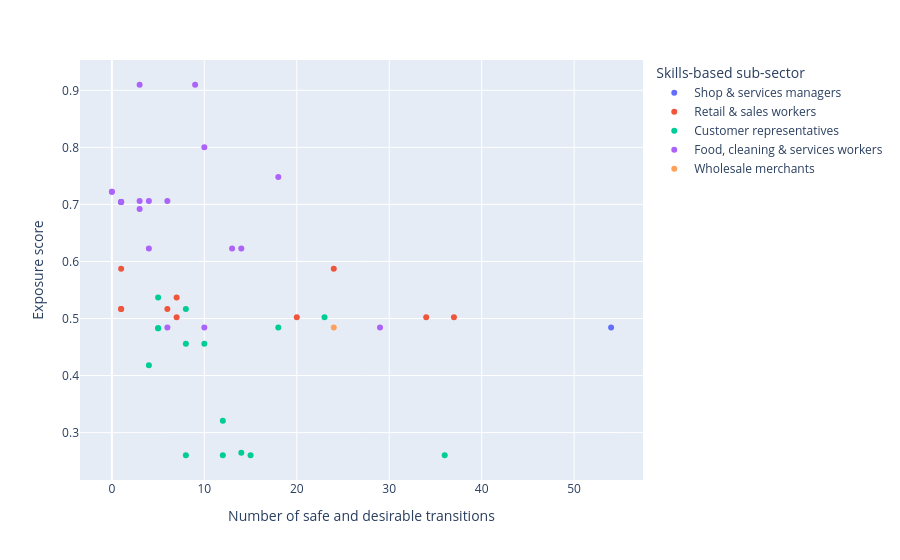

The cell this chart's notebook holds for it:
### Code cell
# Interactive plot for checking
px.scatter(df_sales,
           x='Number of safe and desirable transitions',
           y='Exposure score', color='Skills-based sub-sector', hover_data=['preferred_label'])

### Figure 1 — Plotly figure (JSON) as saved in the notebook; plotly's stock layout.template omitted (floating-point values rounded to 4 significant figures)
{"data": [{"customdata": [["tour operators manager"]], "hovertemplate": "Skills-based sub-sector=Shop & services managers<br>Number of safe and desirable transitions=%{x}<br>Exposure score=%{y}<br>preferred_label=%{customdata[0]}<extra></extra>", "legendgroup": "Shop & services managers", "marker": {"color": "#636efa", "symbol": "circle"}, "mode": "markers", "name": "Shop & services managers", "orientation": "v", "showlegend": true, "type": "scatter", "x": [54], "xaxis": "x", "y": [0.4844], "yaxis": "y"}, {"customdata": [["promotions demonstrator"], ["shop assistant"], ["cashier"], ["specialised seller"], ["ticket issuing clerk"], ["odds compiler"], ["sales assistant"], ["hawker"], ["market vendor"], ["street food vendor"], ["personal shopper"]], "hovertemplate": "Skills-based sub-sector=Retail & sales workers<br>Number of safe and desirable transitions=%{x}<br>Exposure score=%{y}<br>preferred_label=%{customdata[0]}<extra></extra>", "legendgroup": "Retail & sales workers", "marker": {"color": "#EF553B", "symbol": "circle"}, "mode": "markers", "name": "Retail & sales workers", "orientation": "v", "showlegend": true, "type": "scatter", "x": [7, 20, 1, 37, 24, 1, 34, 6, 1, 1, 7], "xaxis": "x", "y": [0.5369, 0.5024, 0.5874, 0.5024, 0.5874, 0.7042, 0.5024, 0.5167, 0.5167, 0.5167, 0.5024], "yaxis": "y"}, {"customdata": [["motor vehicles parts advisor"], ["commercial sales representative"], ["travel consultant"], ["car leasing agent"], ["rental service representative"], ["vehicle rental agent"], ["lottery cashier"], ["sales engineer"], ["casino cashier"], ["after-sales service technician"], ["medical sales representative"], ["door to door seller"], ["technical sales representative"], ["energy consultant"], ["tote operator"], ["solar energy sales consultant"]], "hovertemplate": "Skills-based sub-sector=Customer representatives<br>Number of safe and desirable transitions=%{x}<br>Exposure score=%{y}<br>preferred_label=%{customdata[0]}<extra></extra>", "legendgroup": "Customer representatives", "marker": {"color": "#00cc96", "symbol": "circle"}, "mode": "markers", "name": "Customer representatives", "orientation": "v", "showlegend": true, "type": "scatter", "x": [5, 36, 18, 23, 10, 8, 5, 12, 5, 12, 8, 8, 15, 4, 1, 14], "xaxis": "x", "y": [0.5369, 0.2603, 0.4844, 0.5024, 0.4557, 0.4557, 0.483, 0.3209, 0.483, 0.2603, 0.2603, 0.5167, 0.2603, 0.4181, 0.7042, 0.2646], "yaxis": "y"}, {"customdata": [["hotel concierge"], ["bed and breakfast operator"], ["bookmaker"], ["bingo caller"], ["steward/stewardess"], ["tour organiser"], ["night auditor"], ["ground steward/ground stewardess"], ["travel agent"], ["usher"], ["hospitality establishment receptionist"], ["mountain guide"], ["tourist animator"], ["cabin crew manager"], ["tourist information officer"], ["tour operator representative"], ["ticket sales agent"], ["amusement and recreation attendant"], ["gaming dealer"]], "hovertemplate": "Skills-based sub-sector=Food, cleaning & services workers<br>Number of safe and desirable transitions=%{x}<br>Exposure score=%{y}<br>preferred_label=%{customdata[0]}<extra></extra>", "legendgroup": "Food, cleaning & services workers", "marker": {"color": "#ab63fa", "symbol": "circle"}, "mode": "markers", "name": "Food, cleaning & services workers", "orientation": "v", "showlegend": true, "type": "scatter", "x": [18, 14, 1, 1, 9, 6, 4, 4, 29, 10, 13, 3, 0, 3, 6, 10, 3, 0, 3], "xaxis": "x", "y": [0.7479, 0.6229, 0.7042, 0.7042, 0.9098, 0.4844, 0.6229, 0.706, 0.4844, 0.8002, 0.6229, null, 0.7224, 0.9098, 0.706, 0.4844, 0.706, 0.7224, 0.6918], "yaxis": "y"}, {"customdata": [["tourism contract negotiator"]], "hovertemplate": "Skills-based sub-sector=Wholesale merchants<br>Number of safe and desirable transitions=%{x}<br>Exposure score=%{y}<br>preferred_label=%{customdata[0]}<extra></extra>", "legendgroup": "Wholesale merchants", "marker": {"color": "#FFA15A", "symbol": "circle"}, "mode": "markers", "name": "Wholesale merchants", "orientation": "v", "showlegend": true, "type": "scatter", "x": [24], "xaxis": "x", "y": [0.4844], "yaxis": "y"}], "layout": {"legend": {"title": {"text": "Skills-based sub-sector"}, "tracegroupgap": 0}, "margin": {"t": 60}, "xaxis": {"anchor": "y", "domain": [0, 1], "title": {"text": "Number of safe and desirable transitions"}}, "yaxis": {"anchor": "x", "domain": [0, 1], "title": {"text": "Exposure score"}}}}
